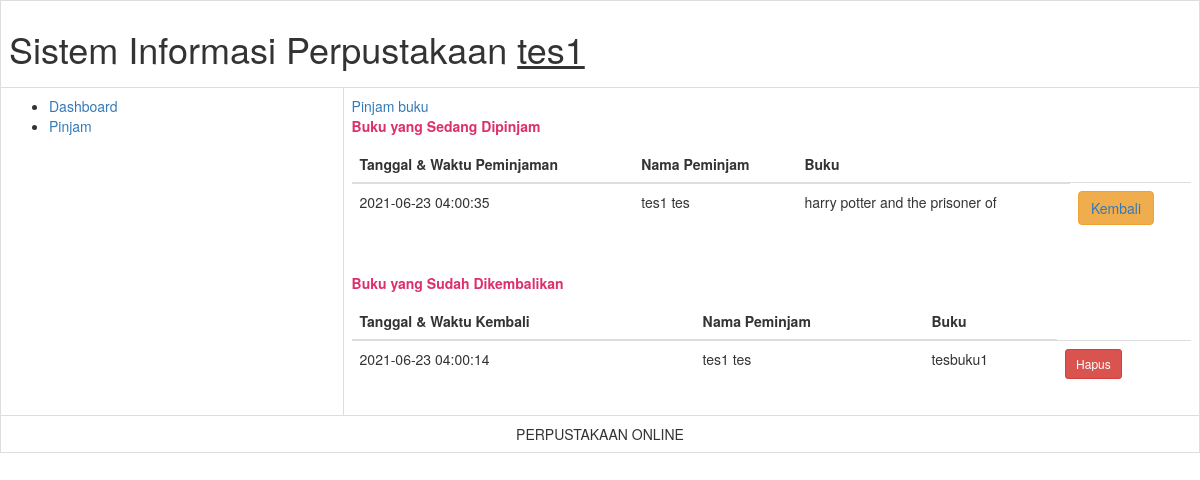
The page /pinjam.php (signed in) on the database its author committed.
### tables this page shows
CREATE TABLE `table_pinjam` (
  `id_pinjam` int(3) NOT NULL,
  `id_login` int(3) NOT NULL,
  `kd_buku` int(3) NOT NULL
);

CREATE TABLE `table_detail_pinjam` (
  `id_pinjam` int(3) NOT NULL,
  `tgl_pinjam` datetime NOT NULL,
  `tgl_kembali` datetime NOT NULL
);

CREATE TABLE `table_detail_login` (
  `id_login` int(3) NOT NULL,
  `nama_depan` varchar(15) NOT NULL,
  `nama_belakang` varchar(15) NOT NULL,
  `email` varchar(15) NOT NULL,
  `telepon` varchar(15) NOT NULL
);

CREATE TABLE `buku` (
  `kd_buku` int(3) NOT NULL,
  `judul_buku` varchar(32) DEFAULT NULL,
  `pengarang` varchar(32) DEFAULT NULL,
  `penerbit` varchar(32) DEFAULT NULL
);

### cekSession.php (called while the page is built, shortened)
<?php
	$user = $_SESSION['username'];
		?>

### pinjam.php (the view, shortened to what this page needs)
<?php
include "cekSession.php";
?>
<!DOCTYPE html>
<html lang="en">
<head>
  <link rel="stylesheet" href="https://maxst.icons8.com/vue-static/landings/line-awesome/line-awesome/1.3.0/css/line-awesome.min.css">
  <link rel="stylesheet" href="bootstrap.min.css">
</head>
<body>
  <table class="table table-bordered">
    <tr>
      <td colspan="2">
        <h1>Sistem Informasi Perpustakaan <u><?= $user ?><u></h1>
      </td>
    </tr>
    <tr>
      <td width="200">
        <ul>
          <?php
          $cekid_login = mysqli_query($connect, "SELECT id_login FROM table_login WHERE username='$user'");
          $infoLog = mysqli_fetch_array($cekid_login);
          $id_login = $infoLog['id_login'];
          $cekLevel = mysqli_query($connect, "SELECT * FROM table_level WHERE id_login='$id_login' AND level='admin'");
          $cek = mysqli_num_rows($cekLevel);
          if ($cek) {
          ?>
            <li><a href="dashboard.php" class="las la-igloo">Dashboard</a></li>
            <li><a href="anggota.php" class="las la-users">Anggota</a></li>
            <li><a href="buku.php" class="las la-book">Buku</a></li>
            <li><a href="pinjam.php" class="las la-clipboard-list">Pinjam</a></li>
          <?php
          } else {
          ?>
            <li><a href="dashboard.php" class="las la-igloo">Dashboard</a></li>
            <li><a href="pinjam.php" class="las la-clipboard-list">Pinjam</a></li>
          <?php
          }
          ?>
      </td>
      <td width="500">
        <a href="pinjam_buku.php" class="las la-file">Pinjam buku</a>
        <p style='color: #DD2F6E;'><b>Buku yang Sedang Dipinjam </b> </p>
        <table class="table table-hover">
          <thead>
            <tr>
              <th>Tanggal & Waktu Peminjaman</th>
              <th>Nama Peminjam</th>
              <th>Buku</th>
            </tr>
          </thead>
          <tbody>
            <?php
            $cekid_login = mysqli_query($connect, "SELECT id_login FROM table_login WHERE username='$user'");
            $infoLog = mysqli_fetch_array($cekid_login);
            $id_login = $infoLog['id_login'];
            $queryinfo = mysqli_query($connect, "SELECT * FROM table_detail_pinjam, buku, table_detail_login, table_pinjam WHERE table_detail_login.id_login = table_pinjam.id_login AND buku.kd_buku = table_pinjam.kd_buku AND table_detail_pinjam.id_pinjam = table_pinjam.id_pinjam AND table_detail_login.id_login = '$id_login' AND table_detail_pinjam.tgl_kembali = '000-00-00 00:00:00'");
            while ($pinjam = mysqli_fetch_array($queryinfo)) {
            ?>
              <tr>
                <td><?= $pinjam['tgl_pinjam'] ?></td>
                <td><?= $pinjam['nama_depan'] ?> <?= $pinjam['nama_belakang'] ?></td>
                <td class="center"><?= $pinjam['judul_buku'] ?></td>
                <form method="POST" action="kembali_buku.php">
                  <td><button type="submit" name="kembali" class="btn btn-warning"><a href="kembali_buku.php?id_pinjam=<?= $pinjam['id_pinjam']; ?>"><i class="las la-reply"></i> Kembali </a></button></td>
                </form>
              </tr>
            <?php
            }
            ?>
          </tbody>
        </table><br>
        <p style='color: #DD2F6E;'><b>Buku yang Sudah Dikembalikan</b></p>
        <table class="table table-hover">
          <thead>
            <tr>
              <th>Tanggal & Waktu Kembali</th>
              <th>Nama Peminjam</th>
              <th>Buku</th>
            </tr>
          </thead>
          <tbody>
            <?php
            $cekid_login = mysqli_query($connect, "SELECT id_login FROM table_login WHERE username='$user'");
            $infoLog = mysqli_fetch_array($cekid_login);
            $id_login = $infoLog['id_login'];
            $queryinfo = mysqli_query($connect, "SELECT * FROM table_detail_pinjam, buku, table_detail_login, table_pinjam WHERE table_detail_login.id_login = table_pinjam.id_login AND buku.kd_buku = table_pinjam.kd_buku AND table_detail_pinjam.id_pinjam = table_pinjam.id_pinjam AND table_detail_login.id_login = '$id_login' AND table_detail_pinjam.tgl_kembali != '000-00-00 00:00:00'");
            while ($pinjam = mysqli_fetch_array($queryinfo)) {
            ?>
              <tr>
                <td><?= $pinjam['tgl_pinjam'] ?></td>
                <td><?= $pinjam['nama_depan'] ?> <?= $pinjam['nama_belakang'] ?></td>
                <td class="center"><?= $pinjam['judul_buku'] ?></td>
                <td class="center"><a href="pinjam.php?hapus=ok&id_pinjam=<?= $pinjam['id_pinjam'] ?>"><button type="button" class="btn btn-sm btn-danger"><i class="las la-trash-alt"></i> Hapus</button></a></td>
              </tr>
            <?php
            }
            ?>
          </tbody>
        </table>
      </td>
    </tr>
    <tr>
      <td colspan="2" align="center">PERPUSTAKAAN ONLINE<br>
      </td>
    </tr>
  </table>
</body>
</html>

### rows shown on the page
table_pinjam: id_pinjam.tgl_pinjam "2021-06-23 04:00:35", id_login.nama_depan "tes1", id_login.nama_belakang "tes", kd_buku.judul_buku "harry potter and the prisoner of"
table_pinjam: id_pinjam.tgl_pinjam "2021-06-23 04:00:14", id_login.nama_depan "tes1", id_login.nama_belakang "tes", kd_buku.judul_buku "tesbuku1"

### other values the page prints
$user "tes1"
